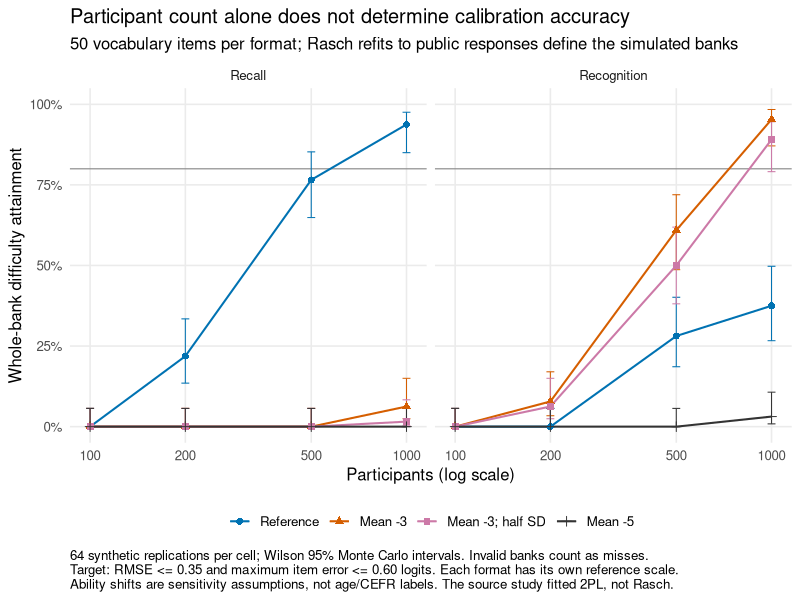

This chart was generated by the following R code:
library(ggplot2)
x <- read.csv("validation/l2_targeting_pilot/summary.csv")
x <- subset(x, model == "Rasch" & engine == "native" & layout == "full50" &
  profile %in% c("reference", "lower", "lower_narrow", "severe_lower"))
x$profile <- factor(x$profile, c("reference", "lower", "lower_narrow", "severe_lower"),
  c("Reference", "Mean -3", "Mean -3; half SD", "Mean -5"))
p <- ggplot(x, aes(n_subj, attainment, color = profile, shape = profile)) +
  geom_hline(yintercept = .8, color = "grey55", linewidth = .4) +
  geom_errorbar(aes(ymin = mc_lo, ymax = mc_hi), width = .025, linewidth = .35) +
  geom_line(linewidth = .7) + geom_point(size = 2) + facet_wrap(~ format) +
  scale_color_manual(values = c("#0072B2", "#D55E00", "#CC79A7", "#333333")) +
  scale_x_continuous(trans = "log10", breaks = c(100, 200, 500, 1000)) +
  scale_y_continuous(limits = c(0, 1), labels = function(y) paste0(100 * y, "%")) +
  labs(title = "Participant count alone does not determine calibration accuracy",
    subtitle = "50 vocabulary items per format; Rasch refits to public responses define the simulated banks",
    x = "Participants (log scale)", y = "Whole-bank difficulty attainment", color = NULL, shape = NULL,
    caption = "64 synthetic replications per cell; Wilson 95% Monte Carlo intervals. Invalid banks count as misses.\nTarget: RMSE <= 0.35 and maximum item error <= 0.60 logits. Each format has its own reference scale.\nAbility shifts are sensitivity assumptions, not age/CEFR labels. The source study fitted 2PL, not Rasch.") +
  theme_minimal(base_size = 12) + theme(legend.position = "bottom",
    panel.grid.minor = element_blank(), plot.caption = element_text(hjust = 0))
ggsave("validation/l2_targeting.png", p, width = 10, height = 5.6, dpi = 160, bg = "white")
